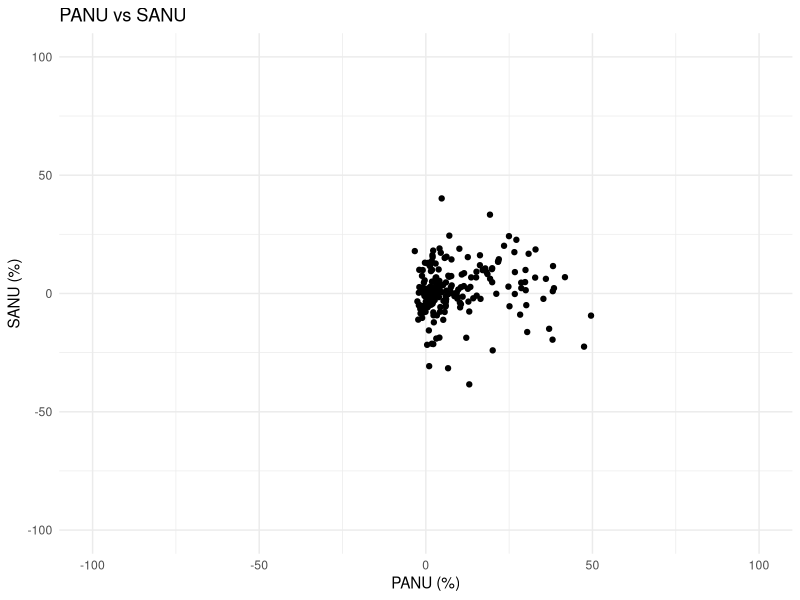
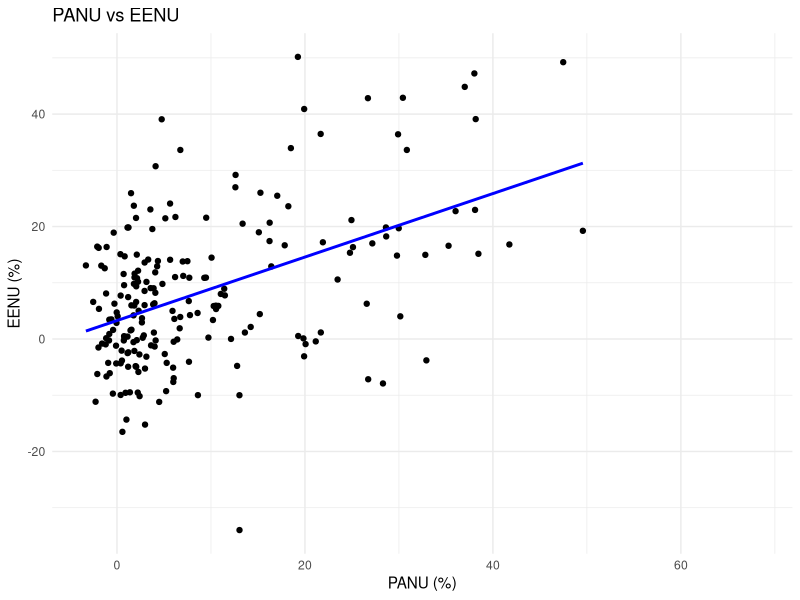
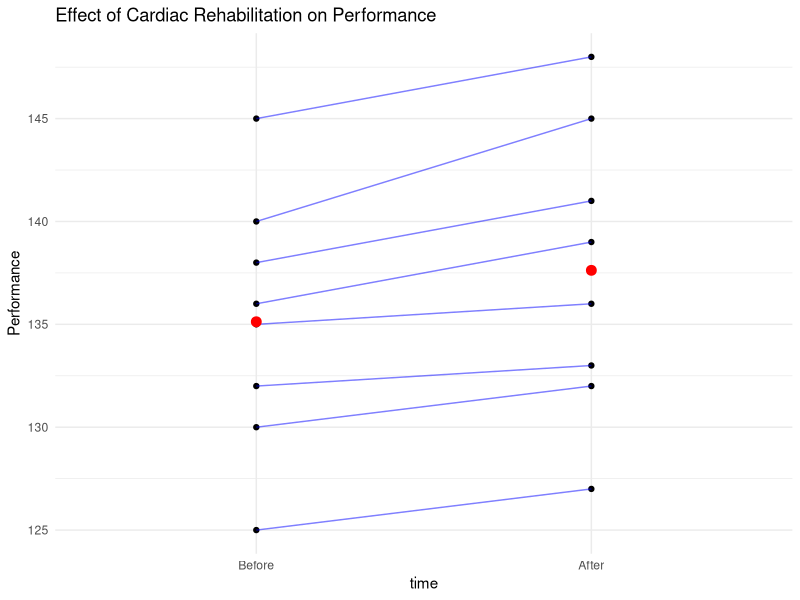
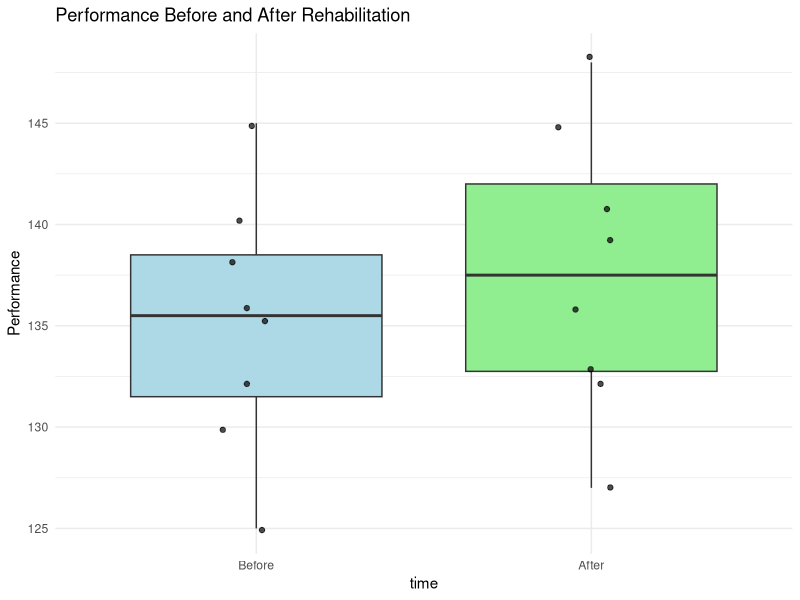
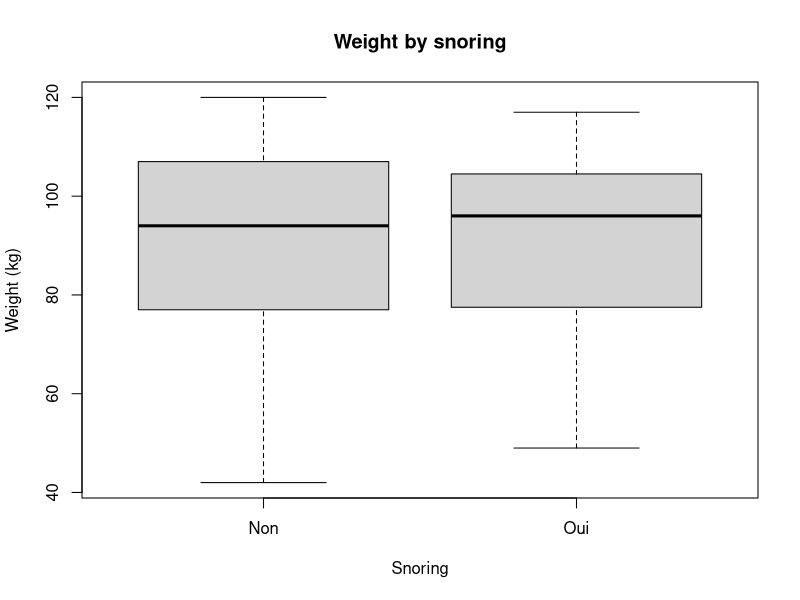
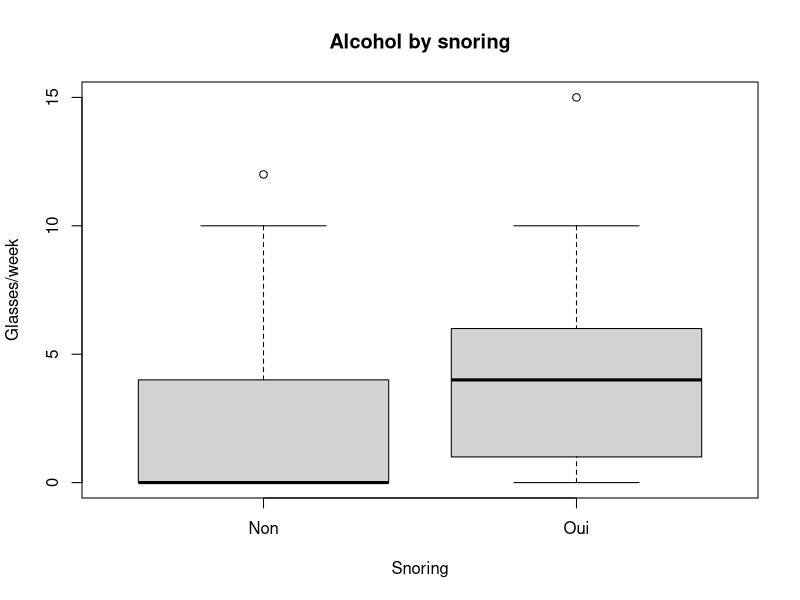
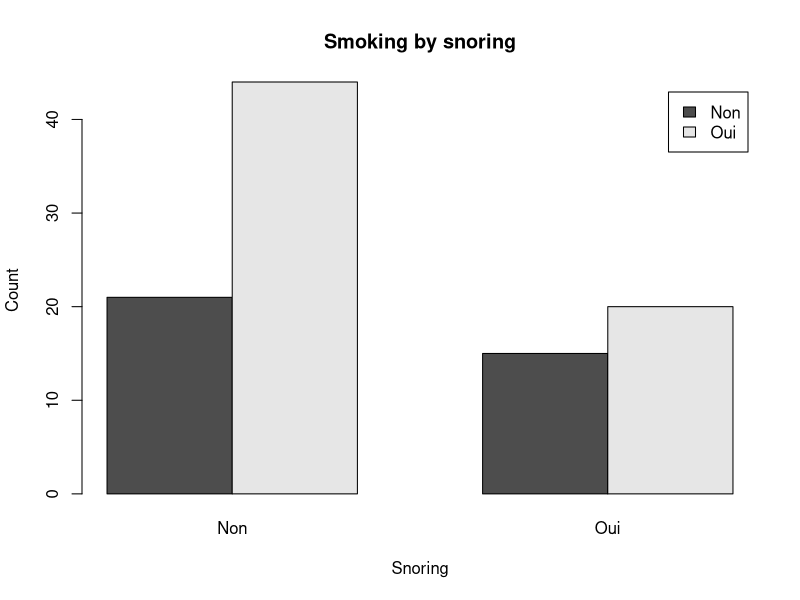
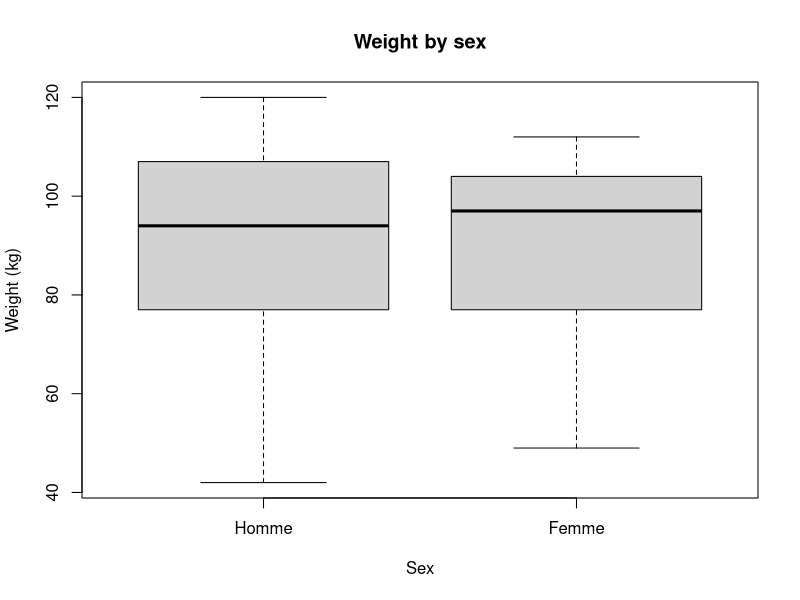

These charts were generated, in order, by the following R code:
## ---- chunk 1
nonuse <- read.csv("data/test_data/NonUse.csv", sep=",", header=TRUE)
head(nonuse)
summary(nonuse)
## ---- chunk 2
cor.test(nonuse$PANU, nonuse$SANU, method="spearman")
## ---- chunk 3
cor.test(nonuse$PANU, nonuse$EENU, method="spearman")
## ---- chunk 4
library(ggplot2)
ggplot(nonuse, aes(x=PANU, y=SANU)) +
  geom_point() +
  xlim(-100, 100) +
  ylim(-100, 100) +
  labs(title="PANU vs SANU", x="PANU (%)", y="SANU (%)") +
  theme_minimal()
## ---- chunk 5
library(ggplot2)
ggplot(nonuse, aes(x=PANU, y=EENU)) +
  geom_point() +
  geom_smooth(method="lm", se=FALSE, color="blue") +
  #xlim(-100, 100) +
  #ylim(-100, 100) +
  labs(title="PANU vs EENU", x="PANU (%)", y="EENU (%)") +
  theme_minimal()
## ---- chunk 6
lm_sanu <- lm(SANU ~ PANU, data=nonuse)
summary(lm_sanu)
coef(lm_sanu)
slope <- coef(lm_sanu)[2]
intercept <- coef(lm_sanu)[1]
cat("Regression equation: SANU =", slope, "* PANU +", intercept, "\n")
## ---- chunk 7
nonuse <- read.csv("data/test_data/PrePost.csv", sep=",", header=TRUE)
head(nonuse)
summary(nonuse)
## ---- chunk 8
# Load libraries
library(dplyr)    # Data manipulation
library(tidyr)    # Pivoting
library(ggplot2)  # Plotting
library(readr)    # Read CSV

# Step 1: Load CSV
PrePost <- read.csv("data/test_data/PrePost.csv", sep = ",", header = TRUE)

# Step 2: Convert 'time' to factor (Before/After)
PrePost$time <- factor(PrePost$time, levels = c("Before", "After"))

# Step 3: Add participant ID
PrePost <- PrePost %>%
  group_by(time) %>%
  mutate(id = row_number()) %>%
  ungroup()

# Step 4: Pivot to wide format
PrePost_wide <- PrePost %>%
  pivot_wider(names_from = time, values_from = perf) %>%
  mutate(diff = After - Before)

# Quick check
head(PrePost_wide)
summary(PrePost)

# Step 5: Normality test on differences
shapiro_test <- shapiro.test(PrePost_wide$diff)
print(shapiro_test)

# Step 6: Paired t-test
t_result <- t.test(PrePost_wide$Before, PrePost_wide$After, paired = TRUE)
print(t_result)

# --- Helper function to save ggplot as PNG ---
save_ggplot_png <- function(plot, filename, width=8, height=6, dpi=150) {
  ggsave(filename, plot=plot, width=width, height=height, dpi=dpi)
  print(plot)  # display in notebook
}

# Step 7a: Paired line plot
line_plot <- ggplot(PrePost, aes(x = time, y = perf)) +
  geom_point() +
  geom_line(aes(group = id), color = "blue", alpha = 0.5) +
  stat_summary(fun = mean, geom = "point", color = "red", size = 3) +
  stat_summary(fun = mean, geom = "line", color = "red", size = 1.5) +
  theme_minimal() +
  labs(title = "Effect of Cardiac Rehabilitation on Performance",
       y = "Performance")

# Save and display
save_ggplot_png(line_plot, "Paired_Line_Plot.png")

# Step 7b: Boxplot with jitter
box_plot <- ggplot(PrePost, aes(x = time, y = perf)) +
  geom_boxplot(fill = c("lightblue", "lightgreen")) +
  geom_jitter(width = 0.1, alpha = 0.7) +
  theme_minimal() +
  labs(title = "Performance Before and After Rehabilitation",
       y = "Performance")

# Save and display
save_ggplot_png(box_plot, "Boxplot_Performance.png")
## ---- chunk 9
nonuse <- read.csv("data/test_data/snore.txt", sep=",", header=TRUE)
head(nonuse)
summary(nonuse)
## ---- chunk 10
# Load libraries
library(dplyr)
library(ggplot2)
library(readr)
library(GGally)

# Step 1: Import data
snore <- read.table("data/test_data/snore.txt", header = TRUE)

# Step 2: Recode categorical variables
snore$sex   <- factor(snore$sex,   levels = c("H","F"), labels = c("Homme","Femme"))
snore$snore <- factor(snore$snore, levels = c("N","O"), labels = c("Non","Oui"))
snore$tabac <- factor(snore$tabac, levels = c("N","O"), labels = c("Non","Oui"))

# Step 3: Convert numeric columns
num_cols <- c("age", "weight", "height", "alcool")
for (col in num_cols) {
  snore[[col]] <- as.numeric(as.character(snore[[col]]))
}

# Step 4: Function to choose t-test or Wilcoxon
run_test_numeric <- function(var, group) {
  tbl <- table(group)
  if (any(tbl < 3)) {
    cat("Group size too small, using Wilcoxon test\n")
    res <- wilcox.test(var ~ group)
  } else {
    normal <- all(sapply(levels(group), function(g) {
      length(var[group==g])>=3 && shapiro.test(var[group==g])$p.value > 0.05
    }))
    if (normal) {
      equal_var <- var.test(var ~ group)$p.value > 0.05
      res <- t.test(var ~ group, var.equal = equal_var)
    } else {
      res <- wilcox.test(var ~ group)
    }
  }
  return(res)
}

# Step 5: Function for categorical test
run_test_categorical <- function(var, group) {
  tab <- table(var, group)
  if (any(chisq.test(tab)$expected < 5)) {
    res <- fisher.test(tab)
  } else {
    res <- chisq.test(tab)
  }
  return(res)
}

# Step 6: Helper to display + save base R plots
display_save_base <- function(plot_expr, filename, width=800, height=600) {
  # Display in notebook
  eval(plot_expr)
  
  # Save to PNG
  png(filename, width=width, height=height)
  eval(plot_expr)
  dev.off()
}

# --- Q1: Weight by snoring ---
cat("\nQ1: Weight by snoring\n")
res1 <- run_test_numeric(snore$weight, snore$snore)
print(res1)
display_save_base(
  quote(boxplot(weight ~ snore, data=snore,
                main="Weight by snoring",
                ylab="Weight (kg)",
                xlab="Snoring")),
  "Weight_by_snoring.png"
)

# --- Q2: Alcohol by snoring ---
cat("\nQ2: Alcohol by snoring\n")
res2 <- run_test_numeric(snore$alcool, snore$snore)
print(res2)
display_save_base(
  quote(boxplot(alcool ~ snore, data=snore,
                main="Alcohol by snoring",
                ylab="Glasses/week",
                xlab="Snoring")),
  "Alcohol_by_snoring.png"
)

# --- Q3: Smoking by snoring ---
cat("\nQ3: Smoking by snoring\n")
res3 <- run_test_categorical(snore$tabac, snore$snore)
print(res3)
display_save_base(
  quote(barplot(table(snore$tabac, snore$snore), beside=TRUE, legend=TRUE,
                main="Smoking by snoring", xlab="Snoring", ylab="Count")),
  "Smoking_by_snoring.png"
)

# --- Q4: Weight by sex ---
cat("\nQ4: Weight by sex\n")
res4 <- run_test_numeric(snore$weight, snore$sex)
print(res4)
display_save_base(
  quote(boxplot(weight ~ sex, data=snore,
                main="Weight by sex",
                ylab="Weight (kg)",
                xlab="Sex")),
  "Weight_by_sex.png"
)

# --- Q5: Smoking by sex ---
cat("\nQ5: Smoking by sex\n")
res5 <- run_test_categorical(snore$tabac, snore$sex)
print(res5)
display_save_base(
  quote(barplot(table(snore$tabac, snore$sex), beside=TRUE, legend=TRUE,
                main="Smoking by sex", xlab="Sex", ylab="Count")),
  "Smoking_by_sex.png"
)

# --- General correlations (numeric variables) ---
num_vars <- snore[, c("age","weight","height","alcool")]
cor_matrix <- cor(num_vars, use="complete.obs", method="spearman")
print(cor_matrix)

# Display + save correlation matrix using GGally
p_corr <- GGally::ggcorr(num_vars, label=TRUE, label_round=2)
print(p_corr)  # Display in notebook
ggsave("Correlation_matrix.png", plot=p_corr, width=8, height=6, dpi=150)

